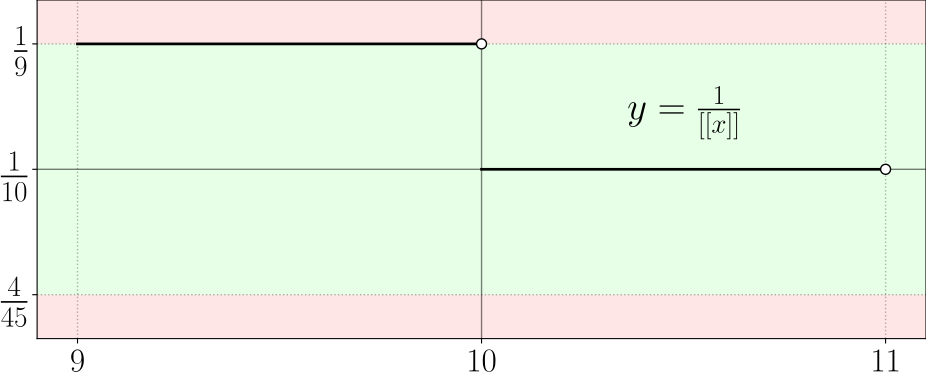

Write the Python code that produced this figure.
import numpy as np, matplotlib.pyplot as plt, matplotlib.transforms as transforms
from matplotlib import rcParams
from pathlib import Path

rcParams['font.size'] = 24
rcParams['text.usetex'] = True

fig = plt.figure(figsize=(10,4.5))
ax = fig.add_subplot()
ax.set_xlim(8.9, 11.1)
ax.set_ylim(0.085, 0.115)

ax.add_patch(plt.Rectangle(
    xy=(ax.get_xlim()[0], 0.1 - 1/90),
    width=ax.get_xlim()[1] - ax.get_xlim()[0],
    height=2/90,
    facecolor=(0, 1, 0, 0.1)
))
ax.add_patch(plt.Rectangle(
    xy=(ax.get_xlim()[0], ax.get_ylim()[0]),
    width=ax.get_xlim()[1] - ax.get_xlim()[0],
    height=0.1 - 1/90 - 0.085,
    facecolor=(1, 0, 0, 0.1)
))
ax.add_patch(plt.Rectangle(
    xy=(ax.get_xlim()[0], 0.1 + 1/90),
    width=ax.get_xlim()[1] - ax.get_xlim()[0],
    height=0.1 - 1/90 - 0.085,
    facecolor=(1, 0, 0, 0.1)
))

for x, y in zip([9, 11], [4/45, 1/9]):
    ax.axvline(x=x, linewidth=1, linestyle=':', color=(0, 0, 0, 0.3))
    ax.axhline(y=y, linewidth=1, linestyle=':', color=(0, 0, 0, 0.3))

ax.axvline(x=10, linewidth=1, color=(0, 0, 0, 0.5))
ax.axhline(y=0.1, linewidth=1, color=(0, 0, 0, 0.5))

for x in [9, 10]:
    ax.plot([x, x+1], [1/x, 1/x], linewidth=2, color='black')
    ax.add_patch(plt.Circle(
        xy=(0, 0),
        radius=0.05,
        facecolor='white',
        edgecolor='black',
        zorder=3,
        transform=(fig.dpi_scale_trans + transforms.ScaledTranslation(x+1, 1/x, ax.transData))
    ))

ax.annotate(
    xy=(10.5, 0.105),
    text=r'$y = \frac{1}{[[x]]}$',
    fontsize=28,
    ha='center',
    va='center'
)

ax.set_xticks(ticks=[9, 10, 11])
ax.set_yticks(ticks=[4/45, 1/10, 1/9], labels=[r'$\frac{4}{45}$', r'$\frac{1}{10}$', r'$\frac{1}{9}$'], fontsize=30)

plt.tight_layout()

plt.savefig(Path(__file__).with_suffix('.pdf'), format="pdf", bbox_inches="tight", pad_inches=0)
